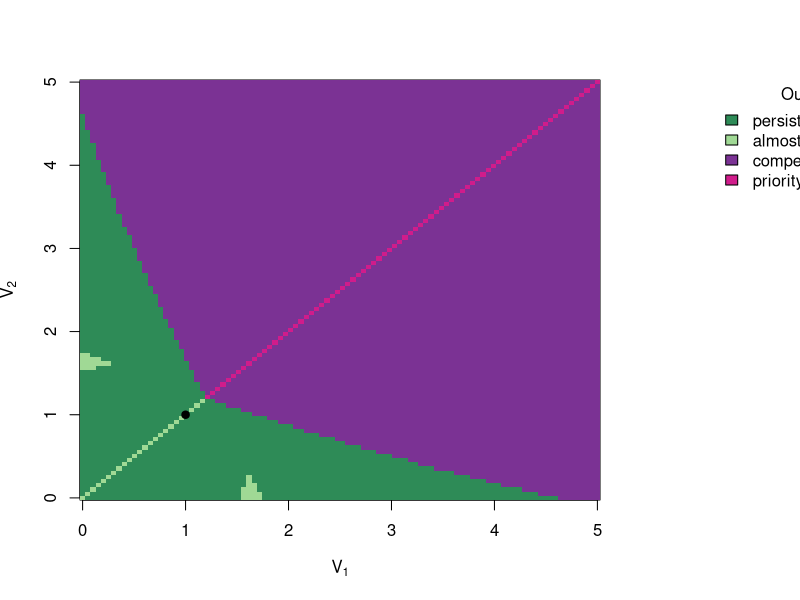

The R script that drew this image:
# Manuscript Figure 4 panel (a)
# coexistence outcomes

## -----------------------------------------------------------
## 1.  Parameter values (unchanged) ---------------------------
## -----------------------------------------------------------
## Change the K1 and K2 values to get the different panels of Figure S3
## See Figure S3 for respective values
w       <- 1
theta1  <- 8
theta2  <- 8
K1      <- 1
K2      <- 1
sigma1  <- 2.5
sigma2  <- 2.5

## -----------------------------------------------------------
## 2.  Helper functions -------------------
## -----------------------------------------------------------
g1 <- 1/theta1
g2 <- 1/theta2

frontL.ineq <- function(pars){
  with(pars, {
    V1     <- sigma1^2
    V2     <- sigma2^2
    Omega  <- sqrt(w^2 + V1 + V2)
    Omega1 <- sqrt(w^2 + 2*V1)
    g1     <- 1/theta1
    g2     <- 1/theta2
    g1*(V1 + (2*Omega^3)/Omega1)  # z.  (species 1 invades)
  })
}

backL.ineq <- function(pars){
  with(pars, {
    V1     <- sigma1^2
    V2     <- sigma2^2
    Omega  <- sqrt(w^2 + V1 + V2)
    Omega2 <- sqrt(w^2 + 2*V2)
    g2     <- 1/theta2
    g2*(V2 + (2*Omega^3)/Omega2)  # z.  (species 2 invades)
  })
}

fitness.z1 <- function(z1, pars){
  with(pars, {
    V1  <- sigma1^2
    V2  <- sigma2^2
    g1  <- 1/theta1
    g2  <- 1/theta2
    Omega  <- sqrt(w^2 + V1 + V2)
    Omega1 <- sqrt(w^2 + 2*V1)
    Omega2 <- sqrt(w^2 + 2*V2)
    n.EQ2  <- (Omega2/w)*(K2 - g2*V2)
    f1   <- K1 - g1*(z1^2 + V1)
    alpha11    <- w/Omega1^2
    alpha.inter<- (w/Omega)*exp(-(z1^2)/(2*Omega^2))
    f1 - alpha11*0 - alpha.inter*n.EQ2
  })
}

fitness.z2 <- function(z2, pars){
  with(pars, {
    V1  <- sigma1^2
    V2  <- sigma2^2
    g1  <- 1/theta1
    g2  <- 1/theta2
    Omega  <- sqrt(w^2 + V1 + V2)
    Omega1 <- sqrt(w^2 + 2*V1)
    Omega2 <- sqrt(w^2 + 2*V2)
    n.EQ1  <- (Omega1/w)*(K1 - g1*V1)
    f2   <- K2 - g2*(z2^2 + V2)
    alpha22    <- w/Omega2^2
    alpha.inter<- (w/Omega)*exp(-(z2^2)/(2*Omega^2))
    f2 - alpha22*0 - alpha.inter*n.EQ1
  })
}

zEQ1.function <- function(pars){
  with(pars, {
    V1  <- sigma1^2
    V2  <- sigma2^2
    Omega  <- sqrt(w^2 + V1 + V2)
    Omega2 <- sqrt(w^2 + 2*V2)
    g1  <- 1/theta1
    g2  <- 1/theta2
    -Omega*sqrt(-2*log( ((2*g1*Omega^3)/Omega2)/(K2 - g2*V2) ))
  })
}

zEQ2.function <- function(pars){
  with(pars, {
    V1  <- sigma1^2
    V2  <- sigma2^2
    Omega  <- sqrt(w^2 + V1 + V2)
    Omega1 <- sqrt(w^2 + 2*V1)
    g1  <- 1/theta1
    g2  <- 1/theta2
    -Omega*sqrt(-2*log( ((2*g2*Omega^3)/Omega1)/(K1 - g1*V1) ))
  })
}

## -----------------------------------------------------------
##    Numerical helper -------------------------------------
## -----------------------------------------------------------
tol           <- 1e-8                     # <<–  adjust once here
is_pos <- function(x, eps = tol) ifelse(is.na(x), 0L, ifelse(x > eps, 1L, 0L))

## -----------------------------------------------------------
## 3.  Create sigma grids and classify scenarios -------------
## -----------------------------------------------------------
tol    <- 1e-8                                       # single knob
is_pos <- function(x, eps = tol) as.integer(!is.na(x) & x > eps)

# choose the cells you want to watch   (1-based indices)
watch <- list(c(95, 95),c(3,3),c(4,4))
# add more, e.g.   watch <- list(c(95,95), c(12,27), c(83, 4))

dbg <- function(ii, jj, what, val) {
  for (p in watch) {                  # <-- refers to the global variable
    if (ii == p[1] && jj == p[2]) {
      msg <- if (is.numeric(val))
               sprintf("ii=%d jj=%d  %s = %.12g", ii, jj, what, val)
             else
               sprintf("ii=%d jj=%d  %s = %s",   ii, jj, what, val)
      message(msg)
    }
  }
}

n.         <- 100
#maxsig1    <- sqrt(K1 * theta1)
#maxsig2    <- sqrt(K2 * theta2)
maxsig1 = sqrt(5)
maxsig2 = sqrt(5)
sigma1sq.seq <- seq(0, maxsig1^2, length.out = n.)
sigma2sq.seq <- seq(0, maxsig2^2, length.out = n.)
sigma1.seq <- sqrt(sigma1sq.seq)
sigma2.seq <- sqrt(sigma2sq.seq)
scenario.mat <- matrix(NA_integer_, nrow = n., ncol = n.)

which.caseI          <- c("22","21","20","12","11","10","02","01","00")  # offset 0
which.caseII         <- c("21","20","11","10","01","00")                 # offset 9
which.caseII.reverse <- c("12","02","11","01","10","00")                 # offset 9
which.caseIII        <- c("11","10","01","00")                           # offset 15
caseIV               <- 20

for (ii in seq_len(n.)) {
  for (jj in seq_len(n.)) {

    pars <- list(w = w, K1 = K1, K2 = K2,
                 sigma1 = sigma1.seq[ii], sigma2 = sigma2.seq[jj],
                 theta1 = theta1, theta2 = theta2)

    frontOK <- frontL.ineq(pars) < K1
    backOK  <- backL.ineq(pars)  < K2

    ## -------------------------------------------------------
    ## CASE I  (both constraints satisfied)  — both move
    ## -------------------------------------------------------
    if (frontOK && backOK) {

      z1eq <- zEQ1.function(pars);  z2eq <- zEQ2.function(pars)
      if (!is.na(z1eq) && !is.na(z2eq)) {

        f1.0  <- fitness.z1(0,   pars);  dbg(ii,jj,"f1.0", f1.0)
        f1.eq <- fitness.z1(z1eq, pars); dbg(ii,jj,"f1.eq",f1.eq)
        f2.0  <- fitness.z2(0,   pars);  dbg(ii,jj,"f2.0", f2.0)
        f2.eq <- fitness.z2(z2eq, pars); dbg(ii,jj,"f2.eq",f2.eq)

        who.1 <- is_pos(f1.0)  + is_pos(f1.eq); dbg(ii,jj,"who.1",who.1)
        who.2 <- is_pos(f2.0)  + is_pos(f2.eq); dbg(ii,jj,"who.2",who.2)

        code  <- paste0(who.1, who.2);          dbg(ii,jj,"code", code)
        idx   <- match(code, which.caseI)
        scenario.mat[ii, jj] <-
          if (!is.na(idx)) idx else caseIV
        dbg(ii,jj,"scen", scenario.mat[ii,jj])
      }

    ## -------------------------------------------------------
    ## CASE II  (front< & back≥)  — only z₂ moves
    ## -------------------------------------------------------
    } else if (frontOK && !backOK) {

      z2eq <- zEQ2.function(pars)
      if (!is.na(z2eq)) {

        f1.0  <- fitness.z1(0, pars);           dbg(ii,jj,"f1.0", f1.0)
        f2.0  <- fitness.z2(0, pars);           dbg(ii,jj,"f2.0", f2.0)
        f2.eq <- fitness.z2(z2eq, pars);        dbg(ii,jj,"f2.eq",f2.eq)

        who.1 <- is_pos(f1.0);                  dbg(ii,jj,"who.1",who.1)
        who.2 <- is_pos(f2.0) + is_pos(f2.eq);  dbg(ii,jj,"who.2",who.2)

        code  <- paste0(who.1, who.2);          dbg(ii,jj,"code", code)
        idx   <- match(code, which.caseII.reverse)
        scenario.mat[ii, jj] <-
          if (!is.na(idx)) 9 + idx else caseIV
        dbg(ii,jj,"scen", scenario.mat[ii,jj])
      }

    ## -------------------------------------------------------
    ## CASE II  (front≥ & back<)  — only z₁ moves
    ## -------------------------------------------------------
    } else if (!frontOK && backOK) {

      z1eq <- zEQ1.function(pars)
      if (!is.na(z1eq)) {

        f1.0  <- fitness.z1(0, pars);           dbg(ii,jj,"f1.0", f1.0)
        f1.eq <- fitness.z1(z1eq, pars);        dbg(ii,jj,"f1.eq",f1.eq)
        f2.0  <- fitness.z2(0, pars);           dbg(ii,jj,"f2.0", f2.0)

        who.1 <- is_pos(f1.0) + is_pos(f1.eq);  dbg(ii,jj,"who.1",who.1)
        who.2 <- is_pos(f2.0);                  dbg(ii,jj,"who.2",who.2)

        code  <- paste0(who.1, who.2);          dbg(ii,jj,"code", code)
        idx   <- match(code, which.caseII)
        scenario.mat[ii, jj] <-
          if (!is.na(idx)) 9 + idx else caseIV
        dbg(ii,jj,"scen", scenario.mat[ii,jj])
      }

    ## -------------------------------------------------------
    ## CASE III (both constraints violated) — neither moves
    ## -------------------------------------------------------
    } else {

      f1.0 <- fitness.z1(0, pars);              dbg(ii,jj,"f1.0", f1.0)
      f2.0 <- fitness.z2(0, pars);              dbg(ii,jj,"f2.0", f2.0)

      who.1 <- is_pos(f1.0);                    dbg(ii,jj,"who.1",who.1)
      who.2 <- is_pos(f2.0);                    dbg(ii,jj,"who.2",who.2)

      code  <- paste0(who.1, who.2);            dbg(ii,jj,"code", code)
      idx   <- match(code, which.caseIII)
      scenario.mat[ii, jj] <-
        if (!is.na(idx)) 15 + idx else caseIV
      dbg(ii,jj,"scen", scenario.mat[ii,jj])
    }
  }
}

## -----------------------------------------------------------
## 4.  Outcome figure ------------------------
## -----------------------------------------------------------

outcome.cols <- c(
  "#2E8B57", "#2E8B57", "#7B3294", "#2E8B57", "#A0D995",
  "#C2A5CF", "#7B3294", "#C2A5CF", "#D01C8B",
  "#2E8B57", "#7B3294", "#A0D995", "#C2A5CF", "#7B3294",
  "#D01C8B", "#2E8B57", "#7B3294", "#7B3294", "#D01C8B", "white"
)

# unique legend entries
color_description_map <- c(
  "#2E8B57" = "persistence",
  "#A0D995" = "almost persistence",
  "#7B3294" = "competitive exclusion",
  "#C2A5CF" = "almost competitive exclusion",
  "#D01C8B" = "priority effect",
  "white"   = "fitness = 0"
)

all_cols   <- c(
  "#2E8B57",  # persistence
  "#A0D995",  # almost persistence
  "#7B3294",  # competitive exclusion
  "#C2A5CF",  # almost competitive exclusion
  "#D01C8B",  # priority effect
  "black"     # fitness = 0
)

present_cols <- intersect(all_cols, unique(outcome.cols[scenario.mat]))
legend_labs <- unname(color_description_map[present_cols])
breaks <- seq(0.5, 20.5, by = 1)

pdf("2spp_bifurcation_outcome_col_v3.pdf", width=6, height=5)

par(mfrow = c(1, 1), mar   = c(5, 4, 4, 10))
image(sigma1sq.seq, sigma2sq.seq, scenario.mat, col = outcome.cols,
      xlab = expression(V[1]), ylab = expression(V[2]),breaks=breaks)
points(1, 1, pch = 19, col = "black", cex = 1)
legend("topright", inset = c(-.61,0),   legend = legend_labs,
  fill   = present_cols, bty = "n", xpd = TRUE, title = "Outcome")

dev.off()

